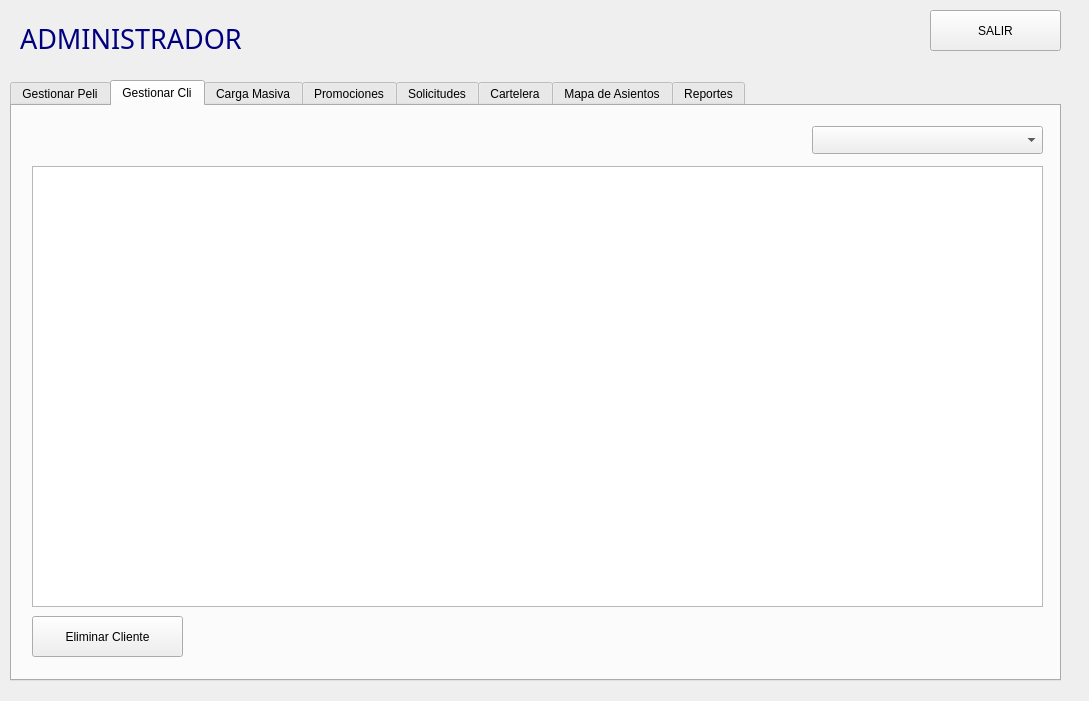
<?xml version="1.0" encoding="UTF-8"?>
<ui version="4.0">
 <class>vistaAdmin</class>
 <widget class="QDialog" name="vistaAdmin">
  <property name="geometry">
   <rect>
    <x>0</x>
    <y>0</y>
    <width>1089</width>
    <height>701</height>
   </rect>
  </property>
  <property name="windowTitle">
   <string>Dialog</string>
  </property>
  <widget class="QTabWidget" name="tbGestionarClientes">
   <property name="geometry">
    <rect>
     <x>10</x>
     <y>80</y>
     <width>1051</width>
     <height>601</height>
    </rect>
   </property>
   <property name="currentIndex">
    <number>1</number>
   </property>
   <widget class="QWidget" name="tab">
    <attribute name="title">
     <string>Gestionar Peli</string>
    </attribute>
    <widget class="QTableWidget" name="tbGestionar">
     <property name="geometry">
      <rect>
       <x>20</x>
       <y>60</y>
       <width>1011</width>
       <height>441</height>
      </rect>
     </property>
    </widget>
    <widget class="QPushButton" name="btnAgregarPeli">
     <property name="geometry">
      <rect>
       <x>20</x>
       <y>510</y>
       <width>141</width>
       <height>41</height>
      </rect>
     </property>
     <property name="text">
      <string>Agregar</string>
     </property>
    </widget>
    <widget class="QPushButton" name="btnEliminarPeli">
     <property name="geometry">
      <rect>
       <x>340</x>
       <y>510</y>
       <width>141</width>
       <height>41</height>
      </rect>
     </property>
     <property name="text">
      <string>Eliminar</string>
     </property>
    </widget>
    <widget class="QComboBox" name="comboOrden">
     <property name="geometry">
      <rect>
       <x>800</x>
       <y>20</y>
       <width>231</width>
       <height>28</height>
      </rect>
     </property>
    </widget>
    <widget class="QPushButton" name="btnEditarPeli">
     <property name="geometry">
      <rect>
       <x>180</x>
       <y>510</y>
       <width>141</width>
       <height>41</height>
      </rect>
     </property>
     <property name="text">
      <string>Editar</string>
     </property>
    </widget>
   </widget>
   <widget class="QWidget" name="tab_4">
    <attribute name="title">
     <string>Gestionar Cli</string>
    </attribute>
    <widget class="QTableWidget" name="tbGestionarCli">
     <property name="geometry">
      <rect>
       <x>20</x>
       <y>60</y>
       <width>1011</width>
       <height>441</height>
      </rect>
     </property>
    </widget>
    <widget class="QPushButton" name="btnEliminarCliente">
     <property name="geometry">
      <rect>
       <x>20</x>
       <y>510</y>
       <width>151</width>
       <height>41</height>
      </rect>
     </property>
     <property name="text">
      <string>Eliminar Cliente</string>
     </property>
    </widget>
    <widget class="QComboBox" name="comboCliente">
     <property name="geometry">
      <rect>
       <x>800</x>
       <y>20</y>
       <width>231</width>
       <height>28</height>
      </rect>
     </property>
    </widget>
   </widget>
   <widget class="QWidget" name="tab_2">
    <attribute name="title">
     <string>Carga Masiva</string>
    </attribute>
    <widget class="QTableWidget" name="tbCargaMasiva">
     <property name="geometry">
      <rect>
       <x>10</x>
       <y>50</y>
       <width>511</width>
       <height>451</height>
      </rect>
     </property>
    </widget>
    <widget class="QPushButton" name="btnCargarPeli">
     <property name="geometry">
      <rect>
       <x>30</x>
       <y>510</y>
       <width>161</width>
       <height>41</height>
      </rect>
     </property>
     <property name="text">
      <string>Cargar Peliculas</string>
     </property>
    </widget>
    <widget class="QPushButton" name="btnCargarClientes">
     <property name="geometry">
      <rect>
       <x>220</x>
       <y>510</y>
       <width>181</width>
       <height>41</height>
      </rect>
     </property>
     <property name="text">
      <string>Cargar Clientes</string>
     </property>
    </widget>
    <widget class="QTableWidget" name="tbCargaMasiva2">
     <property name="geometry">
      <rect>
       <x>530</x>
       <y>50</y>
       <width>511</width>
       <height>451</height>
      </rect>
     </property>
    </widget>
   </widget>
   <widget class="QWidget" name="tab_5">
    <attribute name="title">
     <string>Promociones</string>
    </attribute>
    <widget class="QPushButton" name="btnNuevaPromo">
     <property name="geometry">
      <rect>
       <x>50</x>
       <y>500</y>
       <width>171</width>
       <height>51</height>
      </rect>
     </property>
     <property name="text">
      <string> Nueva Promocion</string>
     </property>
    </widget>
    <widget class="QPushButton" name="btnAnadirBene">
     <property name="geometry">
      <rect>
       <x>840</x>
       <y>500</y>
       <width>181</width>
       <height>51</height>
      </rect>
     </property>
     <property name="text">
      <string>Añadir Beneficio</string>
     </property>
    </widget>
    <widget class="QTableWidget" name="tabla_promociones">
     <property name="geometry">
      <rect>
       <x>15</x>
       <y>86</y>
       <width>491</width>
       <height>406</height>
      </rect>
     </property>
    </widget>
    <widget class="QTableWidget" name="tabla_beneficios">
     <property name="geometry">
      <rect>
       <x>525</x>
       <y>86</y>
       <width>501</width>
       <height>406</height>
      </rect>
     </property>
    </widget>
    <widget class="QLabel" name="labelCodigoPromo">
     <property name="geometry">
      <rect>
       <x>15</x>
       <y>5</y>
       <width>110</width>
       <height>20</height>
      </rect>
     </property>
     <property name="text">
      <string>Codigo</string>
     </property>
    </widget>
    <widget class="QLineEdit" name="txtCodigoPromo">
     <property name="geometry">
      <rect>
       <x>15</x>
       <y>28</y>
       <width>110</width>
       <height>28</height>
      </rect>
     </property>
    </widget>
    <widget class="QLabel" name="labelNombrePromo">
     <property name="geometry">
      <rect>
       <x>135</x>
       <y>5</y>
       <width>110</width>
       <height>20</height>
      </rect>
     </property>
     <property name="text">
      <string>Nombre</string>
     </property>
    </widget>
    <widget class="QLineEdit" name="txtNombrePromo">
     <property name="geometry">
      <rect>
       <x>135</x>
       <y>28</y>
       <width>110</width>
       <height>28</height>
      </rect>
     </property>
    </widget>
    <widget class="QLabel" name="labelVigenciaPromo">
     <property name="geometry">
      <rect>
       <x>255</x>
       <y>5</y>
       <width>110</width>
       <height>20</height>
      </rect>
     </property>
     <property name="text">
      <string>Vigencia</string>
     </property>
    </widget>
    <widget class="QLineEdit" name="txtVigenciaPromo">
     <property name="geometry">
      <rect>
       <x>255</x>
       <y>28</y>
       <width>110</width>
       <height>28</height>
      </rect>
     </property>
     <property name="placeholderText">
      <string>2026-08-01 / 2026-08-31</string>
     </property>
    </widget>
    <widget class="QLabel" name="labelDiasPromo">
     <property name="geometry">
      <rect>
       <x>375</x>
       <y>5</y>
       <width>120</width>
       <height>20</height>
      </rect>
     </property>
     <property name="text">
      <string>Dias aplicables</string>
     </property>
    </widget>
    <widget class="QLineEdit" name="txtDiasPromo">
     <property name="geometry">
      <rect>
       <x>375</x>
       <y>28</y>
       <width>120</width>
       <height>28</height>
      </rect>
     </property>
    </widget>
    <widget class="QLabel" name="labelTipoBeneficio">
     <property name="geometry">
      <rect>
       <x>525</x>
       <y>5</y>
       <width>150</width>
       <height>20</height>
      </rect>
     </property>
     <property name="text">
      <string>Tipo beneficio</string>
     </property>
    </widget>
    <widget class="QLineEdit" name="txtTipoBeneficio">
     <property name="geometry">
      <rect>
       <x>525</x>
       <y>28</y>
       <width>150</width>
       <height>28</height>
      </rect>
     </property>
    </widget>
    <widget class="QLabel" name="labelDescripcionBeneficio">
     <property name="geometry">
      <rect>
       <x>685</x>
       <y>5</y>
       <width>160</width>
       <height>20</height>
      </rect>
     </property>
     <property name="text">
      <string>Descripcion</string>
     </property>
    </widget>
    <widget class="QLineEdit" name="txtDescripcionBeneficio">
     <property name="geometry">
      <rect>
       <x>685</x>
       <y>28</y>
       <width>160</width>
       <height>28</height>
      </rect>
     </property>
    </widget>
    <widget class="QLabel" name="labelValorBeneficio">
     <property name="geometry">
      <rect>
       <x>855</x>
       <y>5</y>
       <width>160</width>
       <height>20</height>
      </rect>
     </property>
     <property name="text">
      <string>Valor</string>
     </property>
    </widget>
    <widget class="QLineEdit" name="txtValorBeneficio">
     <property name="geometry">
      <rect>
       <x>855</x>
       <y>28</y>
       <width>160</width>
       <height>28</height>
      </rect>
     </property>
    </widget>
    <widget class="QPushButton" name="btnEliminarPromo">
     <property name="geometry">
      <rect>
       <x>250</x>
       <y>500</y>
       <width>181</width>
       <height>51</height>
      </rect>
     </property>
     <property name="text">
      <string>Eliminar Promocion</string>
     </property>
    </widget>
   </widget>
   <widget class="QWidget" name="tab_6">
    <attribute name="title">
     <string>Solicitudes</string>
    </attribute>
    <widget class="QPushButton" name="btnRegistrarSoli">
     <property name="geometry">
      <rect>
       <x>850</x>
       <y>490</y>
       <width>161</width>
       <height>51</height>
      </rect>
     </property>
     <property name="text">
      <string>Registrar Solicitud</string>
     </property>
    </widget>
   </widget>
   <widget class="QWidget" name="tab_7">
    <attribute name="title">
     <string>Cartelera</string>
    </attribute>
    <widget class="QTableWidget" name="tbCartelera">
     <property name="geometry">
      <rect>
       <x>20</x>
       <y>70</y>
       <width>1011</width>
       <height>411</height>
      </rect>
     </property>
    </widget>
    <widget class="QPushButton" name="btnCrearFuncion">
     <property name="geometry">
      <rect>
       <x>30</x>
       <y>510</y>
       <width>141</width>
       <height>51</height>
      </rect>
     </property>
     <property name="text">
      <string>Crear Funcion</string>
     </property>
    </widget>
    <widget class="QLineEdit" name="lineFilas">
     <property name="geometry">
      <rect>
       <x>110</x>
       <y>10</y>
       <width>71</width>
       <height>28</height>
      </rect>
     </property>
    </widget>
    <widget class="QLabel" name="label_2">
     <property name="geometry">
      <rect>
       <x>40</x>
       <y>20</y>
       <width>90</width>
       <height>20</height>
      </rect>
     </property>
     <property name="text">
      <string>No. Filas</string>
     </property>
    </widget>
    <widget class="QLabel" name="label_3">
     <property name="geometry">
      <rect>
       <x>220</x>
       <y>20</y>
       <width>101</width>
       <height>20</height>
      </rect>
     </property>
     <property name="text">
      <string>No. Columnas</string>
     </property>
    </widget>
    <widget class="QLineEdit" name="lineColumnas">
     <property name="geometry">
      <rect>
       <x>320</x>
       <y>10</y>
       <width>71</width>
       <height>28</height>
      </rect>
     </property>
    </widget>
   </widget>
   <widget class="QWidget" name="tab_8">
    <attribute name="title">
     <string>Mapa de Asientos</string>
    </attribute>
    <widget class="QTableView" name="tabla_asientos">
     <property name="geometry">
      <rect>
       <x>30</x>
       <y>50</y>
       <width>991</width>
       <height>491</height>
      </rect>
     </property>
    </widget>
    <widget class="QLabel" name="labelFuncion">
     <property name="geometry">
      <rect>
       <x>30</x>
       <y>20</y>
       <width>991</width>
       <height>20</height>
      </rect>
     </property>
     <property name="text">
      <string>Sin funcion creada</string>
     </property>
    </widget>
   </widget>
   <widget class="QWidget" name="tab_3">
    <attribute name="title">
     <string>Reportes</string>
    </attribute>
    <widget class="QPushButton" name="btnReporte1">
     <property name="geometry">
      <rect>
       <x>30</x>
       <y>30</y>
       <width>90</width>
       <height>29</height>
      </rect>
     </property>
     <property name="text">
      <string>Reporte 1</string>
     </property>
    </widget>
    <widget class="QPushButton" name="btnReporte2">
     <property name="geometry">
      <rect>
       <x>160</x>
       <y>30</y>
       <width>90</width>
       <height>29</height>
      </rect>
     </property>
     <property name="text">
      <string>Reporte 2</string>
     </property>
    </widget>
    <widget class="QPushButton" name="btnReporte3">
     <property name="geometry">
      <rect>
       <x>290</x>
       <y>30</y>
       <width>90</width>
       <height>29</height>
      </rect>
     </property>
     <property name="text">
      <string>Reporte 3</string>
     </property>
    </widget>
    <widget class="QPushButton" name="btnReporte4">
     <property name="geometry">
      <rect>
       <x>420</x>
       <y>30</y>
       <width>90</width>
       <height>29</height>
      </rect>
     </property>
     <property name="text">
      <string>Reporte 4</string>
     </property>
    </widget>
    <widget class="QLabel" name="lblReporte1">
     <property name="geometry">
      <rect>
       <x>30</x>
       <y>75</y>
       <width>991</width>
       <height>465</height>
      </rect>
     </property>
     <property name="text">
      <string>Presiona Reporte 1 para visualizar el arbol de peliculas</string>
     </property>
     <property name="scaledContents">
      <bool>false</bool>
     </property>
     <property name="alignment">
      <set>Qt::AlignmentFlag::AlignCenter</set>
     </property>
    </widget>
    <widget class="QLabel" name="lblReporte3">
     <property name="geometry">
      <rect>
       <x>30</x>
       <y>75</y>
       <width>991</width>
       <height>465</height>
      </rect>
     </property>
     <property name="text">
      <string>Presiona Reporte 3 para visualizar el Arbol B de clientes</string>
     </property>
     <property name="alignment">
      <set>Qt::AlignmentFlag::AlignCenter</set>
     </property>
    </widget>
    <widget class="QLabel" name="lblReporte4">
     <property name="geometry">
      <rect>
       <x>30</x>
       <y>75</y>
       <width>991</width>
       <height>465</height>
      </rect>
     </property>
     <property name="text">
      <string>Presiona Reporte 4 para visualizar la Tabla Hash de reservas</string>
     </property>
     <property name="alignment">
      <set>Qt::AlignmentFlag::AlignCenter</set>
     </property>
    </widget>
    <widget class="QPushButton" name="btnReporte5">
     <property name="geometry">
      <rect>
       <x>540</x>
       <y>30</y>
       <width>90</width>
       <height>29</height>
      </rect>
     </property>
     <property name="text">
      <string>Reporte 5</string>
     </property>
    </widget>
    <widget class="QLabel" name="lblReporte2">
     <property name="geometry">
      <rect>
       <x>30</x>
       <y>75</y>
       <width>991</width>
       <height>465</height>
      </rect>
     </property>
     <property name="text">
      <string>Presiona Reporte 2 para visualizar el Arbol AVL de funciones</string>
     </property>
     <property name="alignment">
      <set>Qt::AlignmentFlag::AlignCenter</set>
     </property>
    </widget>
    <widget class="QLabel" name="lblReporte5">
     <property name="geometry">
      <rect>
       <x>30</x>
       <y>75</y>
       <width>991</width>
       <height>465</height>
      </rect>
     </property>
     <property name="text">
      <string>Presiona Reporte 5 para visualizar la Matriz Dispersa de asientos</string>
     </property>
     <property name="alignment">
      <set>Qt::AlignmentFlag::AlignCenter</set>
     </property>
    </widget>
   </widget>
  </widget>
  <widget class="QLabel" name="label">
   <property name="geometry">
    <rect>
     <x>20</x>
     <y>20</y>
     <width>281</width>
     <height>31</height>
    </rect>
   </property>
   <property name="font">
    <font>
     <family>Thames</family>
     <pointsize>18</pointsize>
    </font>
   </property>
   <property name="text">
    <string>&lt;html&gt;&lt;head/&gt;&lt;body&gt;&lt;p&gt;&lt;span style=&quot; font-size:20pt; color:#00007f;&quot;&gt;ADMINISTRADOR&lt;/span&gt;&lt;/p&gt;&lt;/body&gt;&lt;/html&gt;</string>
   </property>
  </widget>
  <widget class="QPushButton" name="btnSalir">
   <property name="geometry">
    <rect>
     <x>930</x>
     <y>10</y>
     <width>131</width>
     <height>41</height>
    </rect>
   </property>
   <property name="text">
    <string>SALIR</string>
   </property>
  </widget>
 </widget>
 <resources/>
 <connections/>
</ui>
